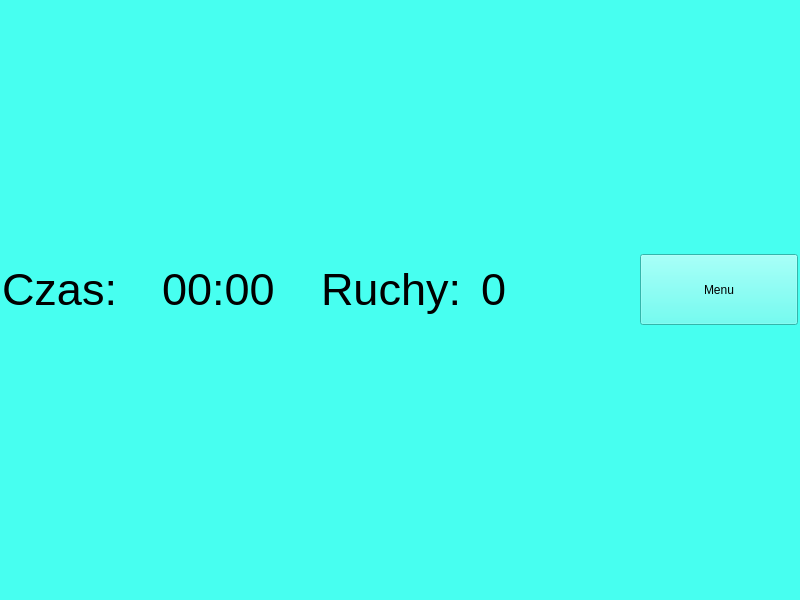
<?xml version="1.0" encoding="UTF-8"?>
<ui version="4.0">
 <class>MainWindow</class>
 <widget class="QMainWindow" name="MainWindow">
  <property name="geometry">
   <rect>
    <x>0</x>
    <y>0</y>
    <width>800</width>
    <height>600</height>
   </rect>
  </property>
  <property name="windowTitle">
   <string>MainWindow</string>
  </property>
  <property name="styleSheet">
   <string notr="true">background-color: rgb(71, 255, 240);</string>
  </property>
  <widget class="QWidget" name="centralwidget">
   <layout class="QGridLayout" name="gridLayout_2">
    <property name="leftMargin">
     <number>2</number>
    </property>
    <property name="topMargin">
     <number>2</number>
    </property>
    <property name="rightMargin">
     <number>2</number>
    </property>
    <property name="bottomMargin">
     <number>2</number>
    </property>
    <property name="spacing">
     <number>2</number>
    </property>
    <item row="1" column="1">
     <layout class="QGridLayout" name="gameLayout" rowstretch="0" columnstretch="0">
      <property name="spacing">
       <number>2</number>
      </property>
     </layout>
    </item>
    <item row="1" column="0">
     <spacer name="horizontalSpacer">
      <property name="orientation">
       <enum>Qt::Horizontal</enum>
      </property>
      <property name="sizeHint" stdset="0">
       <size>
        <width>40</width>
        <height>20</height>
       </size>
      </property>
     </spacer>
    </item>
    <item row="1" column="2">
     <spacer name="horizontalSpacer_2">
      <property name="orientation">
       <enum>Qt::Horizontal</enum>
      </property>
      <property name="sizeHint" stdset="0">
       <size>
        <width>40</width>
        <height>20</height>
       </size>
      </property>
     </spacer>
    </item>
    <item row="0" column="0" colspan="3">
     <layout class="QHBoxLayout" name="horizontalLayout">
      <property name="spacing">
       <number>2</number>
      </property>
      <item>
       <widget class="QLabel" name="labelTimeInfo">
        <property name="maximumSize">
         <size>
          <width>16777215</width>
          <height>71</height>
         </size>
        </property>
        <property name="font">
         <font>
          <pointsize>34</pointsize>
         </font>
        </property>
        <property name="text">
         <string>Czas:</string>
        </property>
        <property name="scaledContents">
         <bool>true</bool>
        </property>
       </widget>
      </item>
      <item>
       <widget class="QLabel" name="labelTime">
        <property name="maximumSize">
         <size>
          <width>16777215</width>
          <height>71</height>
         </size>
        </property>
        <property name="font">
         <font>
          <pointsize>34</pointsize>
         </font>
        </property>
        <property name="text">
         <string>00:00</string>
        </property>
        <property name="scaledContents">
         <bool>true</bool>
        </property>
       </widget>
      </item>
      <item>
       <widget class="QLabel" name="labelMoveInfo">
        <property name="maximumSize">
         <size>
          <width>16777215</width>
          <height>71</height>
         </size>
        </property>
        <property name="font">
         <font>
          <pointsize>34</pointsize>
         </font>
        </property>
        <property name="text">
         <string>Ruchy:</string>
        </property>
        <property name="scaledContents">
         <bool>true</bool>
        </property>
       </widget>
      </item>
      <item>
       <widget class="QLabel" name="labelMove">
        <property name="maximumSize">
         <size>
          <width>16777215</width>
          <height>71</height>
         </size>
        </property>
        <property name="font">
         <font>
          <pointsize>34</pointsize>
         </font>
        </property>
        <property name="text">
         <string>0</string>
        </property>
        <property name="scaledContents">
         <bool>true</bool>
        </property>
       </widget>
      </item>
      <item>
       <widget class="QPushButton" name="pushButton">
        <property name="minimumSize">
         <size>
          <width>0</width>
          <height>71</height>
         </size>
        </property>
        <property name="maximumSize">
         <size>
          <width>16777215</width>
          <height>71</height>
         </size>
        </property>
        <property name="text">
         <string>Menu</string>
        </property>
       </widget>
      </item>
     </layout>
    </item>
   </layout>
  </widget>
 </widget>
 <resources/>
 <connections/>
</ui>
